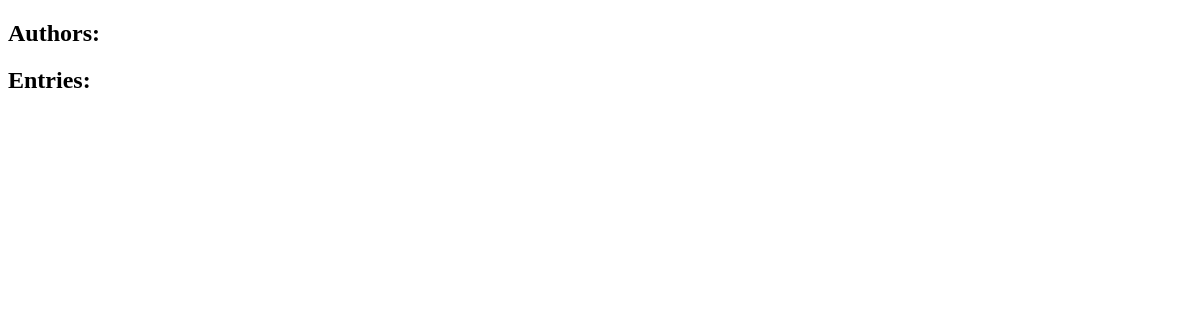
Before: / with the older database file.
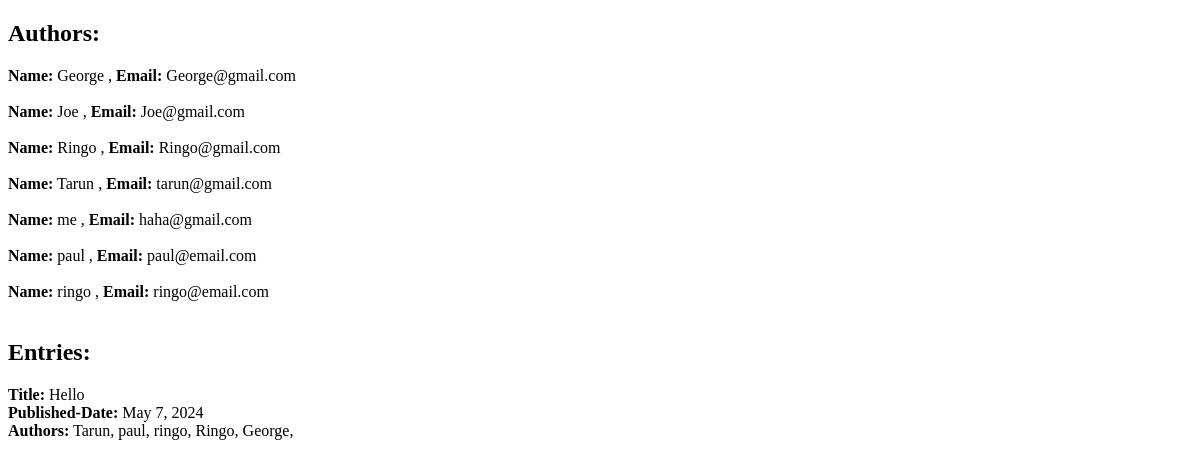
After: the same page with the newer database file.
### base/models.py (models this page shows, shortened)
class Author(models.Model):
    name=models.CharField(max_length=200)
    email= models.EmailField(unique=True)
    def __str__(self):
        return self.name

class Entry(models.Model):
    blog = models.ForeignKey(Blog, on_delete=models.CASCADE)
    headline = models.CharField(max_length=255)
    body_text = models.TextField()
    pub_date = models.DateField()
    mod_date = models.DateField()
    author = models.ManyToManyField(Author)
    number_of_comments = models.IntegerField(default=0)
    number_of_pingbacks=models.IntegerField(default = 0)
    rating = models.IntegerField(default=1)

### base/views.py (the view)
# urls.py: path('', views.index, name="home"),
def index(request):
    Authors = Author.objects.all().order_by('name')
    entry = Entry.objects.all()
    return render(request, 'index.html', {'Authors': Authors, "Entry":entry})

### templates/index.html (shortened to what this page needs)
<!DOCTYPE html>
<html lang="en">
<head>
</head>
<body>
    <h2>Authors:</h2>
    {% for author in Authors %}
        <b>Name:</b> {{author.name}} , <b>Email:</b> {{author.email}}
        <br><br>
    {%endfor%}
    <h2>Entries:</h2>
    {% for entry in Entry %}
        <b>Title:</b> {{entry.headline}}<br>
        <b>Published-Date:</b> {{entry.pub_date}}<br>
        <b>Authors:</b>
        {% for name in  entry.author.all %}
           {{name}},
        {%endfor%}
         <br><br>
    {%endfor%}
</body>
</html>

Changed rows visible on the page:
added Author: name "George", email "George@gmail.com"
added Author: name "Joe", email "Joe@gmail.com", shown under "Authors:"
added Author: name "Ringo", email "Ringo@gmail.com"
added Author: name "Tarun", email "tarun@gmail.com"
added Author: name "me", email "haha@gmail.com", shown under "Authors:"
added Author: name "paul", email "paul@email.com"
added Author: name "ringo", email "ringo@email.com"
added Entry: headline "Hello", pub_date "May 7, 2024"
